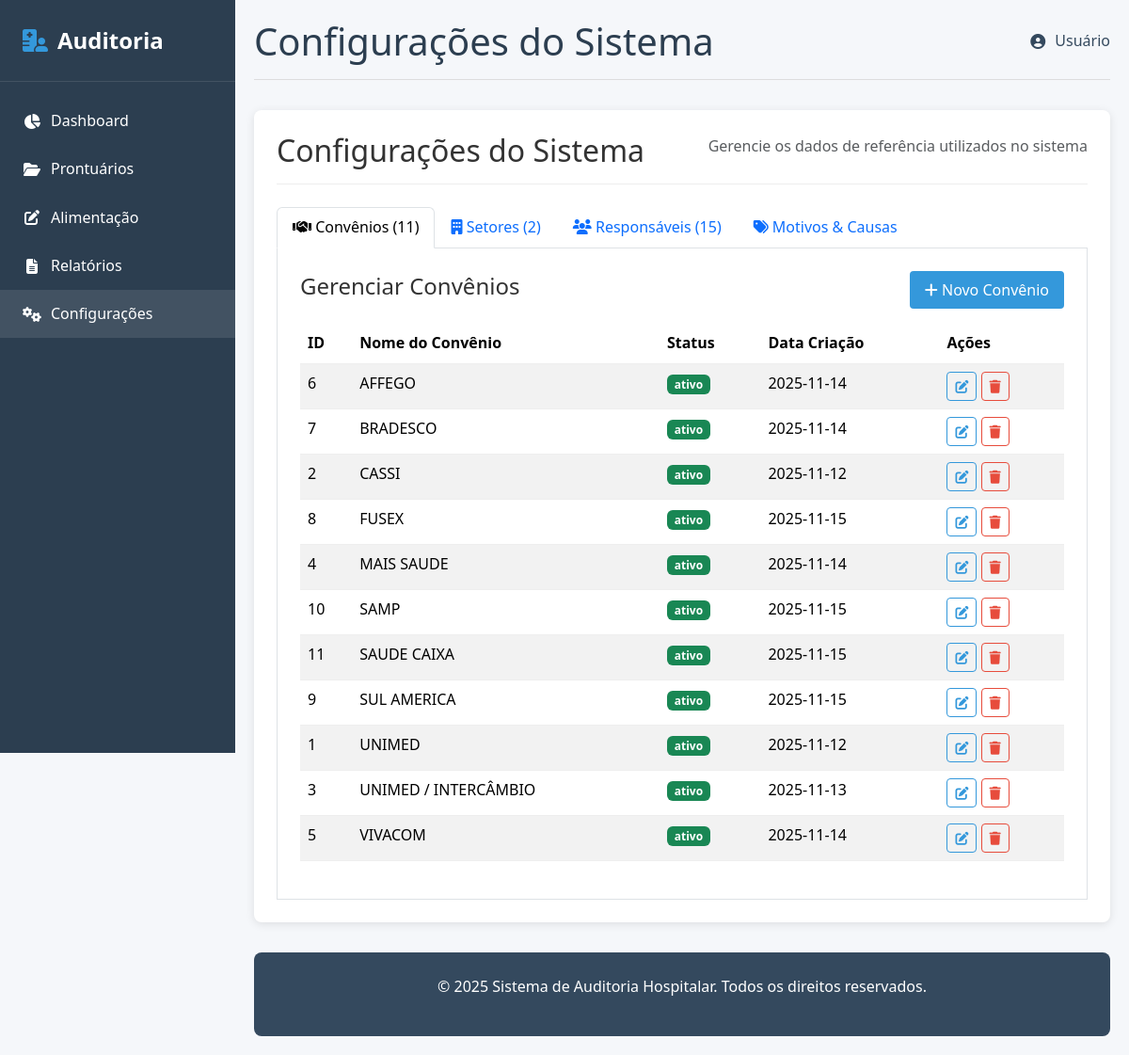
The app's page /configuracoes (signed in) with its own data.
### app.py (models this page shows)
class Convenio(db.Model):
    id = db.Column(db.Integer, primary_key=True)
    nome = db.Column(db.String(100), unique=True, nullable=False)
    status = db.Column(db.String(20), nullable=False, default='ativo')
    data_criacao = db.Column(db.DateTime, default=datetime.now)
    data_atualizacao = db.Column(db.DateTime, default=datetime.now, onupdate=datetime.now)
    def to_dict(self):
        return {
            'id': self.id,
            'nome': self.nome,
            'status': self.status,
            'data_criacao': self.data_criacao.isoformat(),
            'data_atualizacao': self.data_atualizacao.isoformat()
        }

### app.py (the view)
@app.route('/configuracoes')
@login_required
def configuracoes():
    convenios = [c.to_dict() for c in Convenio.query.order_by(Convenio.nome).all()]
    setores = [s.to_dict() for s in Setor.query.order_by(Setor.nome).all()]
    responsaveis = [r.to_dict() for r in Responsavel.query.order_by(Responsavel.nome).all()]
    tipos_erro_lista = [t.to_dict() for t in TipoErro.query.order_by(TipoErro.nome).all()]
    tipos_erro_dict = get_tipos_erro_dict()
    return render_template(
        'configuracoes.html',
        convenios=convenios,
        setores=setores,
        responsaveis=responsaveis,
        tipos_erro_lista=tipos_erro_lista,
        tipos_erro=tipos_erro_dict
    )

### app.py (called while the page is built)
@app.context_processor
def inject_current_year():
    return {'current_year': datetime.now().year}

@login_manager.user_loader
def load_user(user_id):
    return User.query.get(int(user_id))

def get_tipos_erro_dict():
    try:
        tipos_erro_db = TipoErro.query.options(db.joinedload(TipoErro.causas)).all()
    except Exception as e:
        print(f"AVISO: Falha ao carregar Tipos de Erro: {e}")
        return {}
    tipos_erro_dict = {}
    for tipo in tipos_erro_db:
        chave = tipo.nome
        tipos_erro_dict[chave] = {
            'id': tipo.id,
            'nome': tipo.descricao,
            'cor': tipo.cor,
            'status': tipo.status,
            'descricao': tipo.descricao,
            'causas': [c.to_dict() for c in tipo.causas if c.status == 'ativo']
        }
    return tipos_erro_dict

    def to_dict(self):
        return {
            'id': self.id,
            'nome': self.nome,
            'descricao': self.descricao,
            'status': self.status,
            'data_criacao': self.data_criacao.isoformat(),
            'data_atualizacao': self.data_atualizacao.isoformat()
        }

    def to_dict(self):
        return {
            'id': self.id,
            'nome': self.nome,
            'descricao': self.descricao,
            'cor': self.cor,
            'status': self.status,
            'data_criacao': self.data_criacao.isoformat(),
            'data_atualizacao': self.data_atualizacao.isoformat()
        }

    def to_dict(self):
        return {
            'id': self.id,
            'descricao': self.descricao,
            'tipo_erro_id': self.tipo_erro_id,
            'tipo_erro_nome': self.tipo_erro.nome,
            'status': self.status,
            'data_criacao': self.data_criacao.isoformat(),
            'data_atualizacao': self.data_atualizacao.isoformat()
        }

    def to_dict(self):
        return {
            'id': self.id,
            'nome': self.nome,
            'funcao': self.funcao,
            'setor': self.setor_resp,
            'status': self.status,
            'data_criacao': self.data_criacao.isoformat(),
            'data_atualizacao': self.data_atualizacao.isoformat(),
            'categorias_erro': [ce.to_dict() for ce in self.categorias_erro]
        }

### templates/configuracoes.html (shortened to what this page needs)
{% extends "base.html" %}
{% block header_title %}Configurações do Sistema{% endblock %}
{% block content %}
<div class="content-section">
    <div class="section-header">
        <h2>Configurações do Sistema</h2>
        <p class="text-muted">Gerencie os dados de referência utilizados no sistema</p>
    </div>
    <ul class="nav nav-tabs" id="configTabs" role="tablist">
        <li class="nav-item" role="presentation">
            <button class="nav-link active" id="convenios-tab" data-bs-toggle="tab" data-bs-target="#convenios" type="button" role="tab">
                <i class="fas fa-handshake"></i> Convênios ({{ convenios|length }})
            </button>
        </li>
        <li class="nav-item" role="presentation">
            <button class="nav-link" id="setores-tab" data-bs-toggle="tab" data-bs-target="#setores" type="button" role="tab">
                <i class="fas fa-building"></i> Setores ({{ setores|length }})
            </button>
        </li>
        <li class="nav-item" role="presentation">
            <button class="nav-link" id="responsaveis-tab" data-bs-toggle="tab" data-bs-target="#responsaveis" type="button" role="tab">
                <i class="fas fa-users"></i> Responsáveis ({{ responsaveis|length }})
            </button>
        </li>
        <li class="nav-item" role="presentation">
            <button class="nav-link" id="motivos-causas-tab" data-bs-toggle="tab" data-bs-target="#motivos_causas" type="button" role="tab">
                <i class="fas fa-tags"></i> Motivos & Causas
            </button>
        </li>
    </ul>
    <div class="tab-content p-4 border border-top-0" id="configTabsContent">
        <div class="tab-pane fade show active" id="convenios" role="tabpanel">
            <div class="d-flex justify-content-between align-items-center mb-3">
                <h4>Gerenciar Convênios</h4>
                <button class="btn btn-primary" onclick="abrirModalConvenio()">
                    <i class="fas fa-plus"></i> Novo Convênio
                </button>
            </div>
            {% if convenios %}
            <div class="table-container">
                <table class="table table-striped table-hover">
                    <thead>
                        <tr>
                            <th>ID</th>
                            <th>Nome do Convênio</th>
                            <th>Status</th>
                            <th>Data Criação</th>
                            <th>Ações</th>
                        </tr>
                    </thead>
                    <tbody>
                        {% for convenio in convenios %}
                        <tr>
                            <td>{{ convenio.id }}</td>
                            <td>{{ convenio.nome }}</td>
                            <td>
                                <span class="badge bg-{{ 'success' if convenio.status == 'ativo' else 'secondary' }}">
                                    {{ convenio.status }}
                                </span>
                            </td>
                            <td>{{ convenio.data_criacao[:10] if convenio.data_criacao else '-' }}</td>
                            <td>
                                <button class="btn btn-sm btn-outline-primary"
                                        onclick="abrirModalConvenio({{ convenio.id }}, '{{ convenio.nome }}', '{{ convenio.status }}')">
                                    <i class="fas fa-edit"></i>
                                </button>
                                <button class="btn btn-sm btn-outline-danger" onclick="excluirConvenio({{ convenio.id }})">
                                    <i class="fas fa-trash"></i>
                                </button>
                            </td>
                        </tr>
                        {% endfor %}
                    </tbody>
                </table>
            </div>
            {% else %}
            <div class="alert alert-warning">
                <i class="fas fa-exclamation-triangle"></i>
                Nenhum convênio cadastrado.
            </div>
            {% endif %}
        </div>
    </div>
</div>
{% endblock %}

### templates/base.html (shortened to what this page needs)
<!DOCTYPE html>
<html lang="pt-br">
<head>
    <link href="https://cdn.jsdelivr.net/npm/bootstrap@5.3.3/dist/css/bootstrap.min.css" rel="stylesheet" xintegrity="sha384-QWTKZyjpPEjISv5WaRU9OFeRpok6YctnYmDr5pNlyT2bRjXh0JMhjY6hW+ALEwIH">
    <link rel="stylesheet" href="{{ url_for('static', filename='css/style.css') }}">
    <link rel="stylesheet" href="https://cdnjs.cloudflare.com/ajax/libs/font-awesome/6.5.1/css/all.min.css" xintegrity="sha512-DTOQO9RWCH3ppGqcWaEA1BIZOC6xxalwEsw9c2QQeAIftl+Vegovlnee1c9QX4TctnWMn13TZye+giMm8e2LwA==" />
    <link rel="stylesheet" type="text/css" href="https://cdn.jsdelivr.net/npm/toastify-js/src/toastify.min.css">
</head>
<body>
    <nav class="sidebar">
        <div class="sidebar-header">
            <div class="logo">
                <i class="fas fa-hospital-user"></i>
                <span>Auditoria</span>
            </div>
        </div>
        <div class="sidebar-menu">
            <a class="menu-item {% if request.path == url_for('index') %}active{% endif %}" href="{{ url_for('index') }}">
                <i class="fas fa-chart-pie"></i>
                <span class="menu-text">Dashboard</span>
            </a>
            <a class="menu-item {% if request.path == url_for('prontuarios') %}active{% endif %}" href="{{ url_for('prontuarios') }}">
                <i class="fas fa-folder-open"></i>
                <span class="menu-text">Prontuários</span>
            </a>
            <a class="menu-item {% if request.path == url_for('alimentacao') %}active{% endif %}" href="{{ url_for('alimentacao') }}">
                <i class="fas fa-edit"></i>
                <span class="menu-text">Alimentação</span>
            </a>
            <a class="menu-item {% if request.path == url_for('relatorios') %}active{% endif %}" href="{{ url_for('relatorios') }}">
                <i class="fas fa-file-alt"></i>
                <span class="menu-text">Relatórios</span>
            </a>
            <a class="menu-item {% if request.path == url_for('configuracoes') %}active{% endif %}" href="{{ url_for('configuracoes') }}">
                <i class="fas fa-cogs"></i>
                <span class="menu-text">Configurações</span>
            </a>
        </div>
    </nav>
    <main class="main-content">
        <header class="header">
            <h1>{% block header_title %}Dashboard{% endblock %}</h1>
            <div class="user-info">
                <i class="fas fa-user-circle"></i>
                <span>Usuário</span>
            </div>
        </header>
        {% block content %}{% endblock %}
        <footer>
            <p>&copy; {{ current_year }} Sistema de Auditoria Hospitalar. Todos os direitos reservados.</p>
        </footer>
    </main>
</body>
</html>

### static/css/style.css (style rules this page uses)
:root { --primary-color: #2c3e50; --secondary-color: #3498db; --success-color: #27ae60; --warning-color: #f39c12; --danger-color: #e74c3c; --light-color: #ecf0f1; --dark-color: #34495e; --sidebar-width: 250px; }
* { margin: 0; padding: 0; box-sizing: border-box; font-family: 'Segoe UI', Tahoma, Geneva, Verdana, sans-serif; }
body { background-color: #f5f7fa; color: #333; line-height: 1.6; display: flex; }
.sidebar { width: var(--sidebar-width); background-color: var(--primary-color); color: white; height: 100vh; position: fixed; overflow-y: auto; transition: all 0.3s; }
.sidebar-header { padding: 1.5rem; border-bottom: 1px solid rgba(255,255,255,0.1); }
.logo { font-size: 1.5rem; font-weight: bold; display: flex; align-items: center; gap: 10px; }
.logo i { color: var(--secondary-color); }
.sidebar-menu { padding: 1rem 0; }
.menu-item { padding: 0.8rem 1.5rem; display: flex; align-items: center; gap: 10px; cursor: pointer; transition: background-color 0.3s; color: white; text-decoration: none; border: none; background: none; width: 100%; text-align: left; }
.menu-item:hover, .menu-item.active { background-color: rgba(255,255,255,0.1); text-decoration: none; color: white; }
.menu-item i { width: 20px; text-align: center; }
.main-content { flex: 1; margin-left: var(--sidebar-width); padding: 20px; transition: all 0.3s; }
.header { display: flex; justify-content: space-between; align-items: center; margin-bottom: 2rem; padding-bottom: 1rem; border-bottom: 1px solid #ddd; }
.header h1 { color: var(--primary-color); margin: 0; }
.user-info { display: flex; align-items: center; gap: 10px; color: var(--dark-color); }
.content-section { background: white; border-radius: 8px; box-shadow: 0 2px 10px rgba(0,0,0,0.1); padding: 1.5rem; margin-bottom: 2rem; }
.section-header { display: flex; justify-content: space-between; align-items: center; margin-bottom: 1.5rem; padding-bottom: 0.5rem; border-bottom: 1px solid #eee; }
.table-container { overflow-x: auto; }
table { width: 100%; border-collapse: collapse; }
th, td { padding: 0.75rem 1rem; text-align: left; border-bottom: 1px solid #eee; }
th { background-color: var(--light-color); font-weight: 600; position: sticky; top: 0; }
.btn { padding: 0.5rem 1rem; border: none; border-radius: 4px; cursor: pointer; font-weight: 500; transition: background-color 0.3s; text-decoration: none; display: inline-block; }
.btn-primary { background-color: var(--secondary-color); color: white; }
.btn-outline-primary { background-color: transparent; border: 1px solid var(--secondary-color); color: var(--secondary-color); }
.btn-outline-danger { background-color: transparent; border: 1px solid var(--danger-color); color: var(--danger-color); }
.btn-sm { padding: 0.25rem 0.5rem; font-size: 0.875rem; }
footer { background-color: var(--dark-color); color: white; text-align: center; padding: 1.5rem; margin-top: 2rem; border-radius: 8px; }
.content-section { animation: fadeIn 0.5s ease-in-out; }

### records on screen
Convenio: id "6", nome "AFFEGO", status "ativo", data_criacao "2025-11-14"
Convenio: id "7", nome "BRADESCO", status "ativo", data_criacao "2025-11-14"
Convenio: id "2", nome "CASSI", status "ativo", data_criacao "2025-11-12"
Convenio: id "8", nome "FUSEX", status "ativo", data_criacao "2025-11-15"
Convenio: id "4", nome "MAIS SAUDE", status "ativo", data_criacao "2025-11-14"
Convenio: id "10", nome "SAMP", status "ativo", data_criacao "2025-11-15"
Convenio: id "11", nome "SAUDE CAIXA", status "ativo", data_criacao "2025-11-15"
Convenio: id "9", nome "SUL AMERICA", status "ativo", data_criacao "2025-11-15"
Convenio: id "1", nome "UNIMED", status "ativo", data_criacao "2025-11-12"
Convenio: id "3", nome "UNIMED / INTERCÂMBIO", status "ativo", data_criacao "2025-11-13"
Convenio: id "5", nome "VIVACOM", status "ativo", data_criacao "2025-11-14"

### other values on screen
{{ convenios|length }} "11"
{{ setores|length }} "2"
{{ responsaveis|length }} "15"
